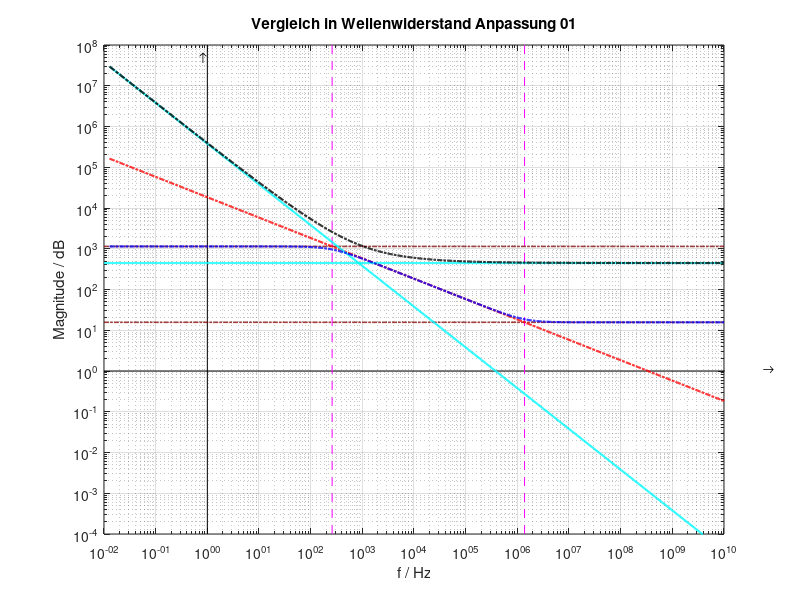

The MATLAB source for this figure: (Note: this script raises an error after producing the figure.)
%%%%%%%%%%%%%%%%%%%%%%%%%%%%%%%%%%%%%%%%%%%%%%%%%%%%%%%%%%%%%

%% Simulation von der Anpassung des Wellenwiderstand 
%% Autor: Huynh Ngoc Tan
%% MABEL Insitut, Hochschule Mannheim, Deutschland

%%%%%%%%%%%%%%%%%%%%%%%%%%%%%%%%%%%%%%%%%%%%%%%%%%%%%%%%%%%%%

clear; close all; clc;

par = @(x,y) (x.*y)./(x+y);
serie = @(x,y) (x+y);

% KONSTANTEN UND PARAMETER WENN FC1 >FL1
R1 = 13e0; % 13 Ohm/km
G1 = 1e-5;
L1 = 1.5e-6; % 1.5uH/km
C1 = 6.12e-9; % 6.12nF/km

Z_lower1=sqrt(L1/C1);
Z_upper1=sqrt(R1/G1);

f_lo = 10e-3; % Unterer Frequenzwert 0.01 Hz
f_hi = 10e9; % Oberer Frequenzwert  10 GHz
f_L1 = 1./(2*pi*L1/R1);
f_C1 = 1./(2*pi*C1/G1); 

% Frequenzachse (don#t touch!!!)
f = logspace(log10(f_lo),log10(f_hi),1000); % Frequenzvektor 

% GLEICHUNG
pC1 = 1./sqrt(i*2*pi*f*(C1/R1)); % lower C

% LOG. KURVENVERLAUF
figure('color','w'); line_width = 1.5;
loglog([1e-2 5e10],[1 1],'k'); hold on;
loglog([1 1],[1e-4 1e8],'k');

Z1 = par(Z_upper1,pC1);
Z1 = serie(Z1,Z_lower1);

% BEDINGUNG
if (Z_upper1 > Z_lower1) 
    loglog(f,Z_upper1*ones(size(f)),'-.','color',[0.49 0 0],'Linewidth',1.1);
    loglog(f,Z_lower1*ones(size(f)),'-.','color',[0.51 0 0],'Linewidth',1.1);
    loglog([f_L1, f_L1],get(gca,'YLim'),'--','color',[0.99 0 1]);
    loglog([f_C1, f_C1],get(gca,'YLim'),'--','color',[0.98 0 1]);
    loglog(f(10:end),abs(pC1(10:end)),'r-.','Linewidth',line_width);
end

%loglog(f(1:end-9),abs(Z1(10:end)),'color',[1 0.5 0],'Linewidth',line_width);
xlabel('f / Hz'); 
set(gca,'FontSize',10);
text(0.625,5e7,' \uparrow','HorizontalAlignment','left','FontSize',10)
text(5e10,1.1,' \rightarrow','HorizontalAlignment','left','FontSize',10)
axis on
grid on

set(gca,'yscale','log') %# to set the y-axis to logarithmic
set(gca,'xscale','log') %# to set the x-axis to logarithmic

xlabel('f / Hz'); 
ylabel ('Magnitude / dB'); 
title('Vergleich in Wellenwiderstand Anpassung 01');

set(gca,'XLim',[f(1) f(end)],'XTick',10.^[log10(f_lo):1:log10(f_hi)],...
        'YLim',sort(ylim));
% --------------------------------------------------------------------
% EIN BEISPIEL 
R3 = 13e0; % 13 Ohm/km
G3 = 1e-5;
L3 = 1.5e-6; % 1.5 uH/km
C3 = 6.12e-9; % 6.12nF/km

% bei Frequenz f = 800Hz
fo = 850; % Anpassung bei f = 800Hz
Z = sqrt(1+(R3/(2*pi*fo*L3)).^2);
Phi = -atan(R3./(2*pi*fo*L3));
a = abs(Z)^0.5*cos(Phi/2);
b = abs(Z)^0.5*abs(sin(Phi/2));

R_L = a*sqrt(L3/C3);
C_L = 1./(2*pi*fo*b*sqrt(L3/C3));
pC_L = 1./(i*2*pi*f*C_L);

f_inter = abs(1./(i*2*pi*C_L*R_L));
f_intersect = sprintf('%d (Hz) between R_L und C_L in HF',f_inter)
f_C_L = abs(C1./(i*2*pi*C_L^2));
f_intersect_C_L = sprintf('%d (Hz) between C_L und C_L **',abs(C1./(i*2*pi*C_L^2)))
f_R_L = abs(1./(i*2*pi*C1*R_L^2));
f_intersect_R_L = sprintf('%d (Hz) between R_L und C_L **',abs(1./(i*2*pi*C1*R_L^2)))

% Gemeinsam Widerstand nach dem Last
if(R_L >= R1)
Z_anpassung = serie(serie(pC_L, pC1),R_L);
elseif (R_L < R1)
Z_anpassung = serie(serie(pC_L, pC1),Z1);
end

loglog(f,R_L*ones(size(f)),'color',[0 0.99 1],'Linewidth',line_width);
loglog(f(10:end),abs(pC_L(10:end)),'color',[0 0.98 1],'Linewidth',line_width);
loglog(f(10:end),abs(Z_anpassung(10:end)),'k-.','Linewidth',1.5);

% Information 
disp(sprintf('-->>-- Geometrische Mittel zwischen f_intersect_C_L and f_intersect_R_L --<<--\n-->>-- passt die Bedingung der Wellenwiderstand-Anpassung --<<--'))
f_geomittel = sqrt(f_C_L.*f_R_L)
% Vergleich mit dem Formel HF und der Method in Bode
Z_phi3(fo) = sqrt(L3/C3).*abs(sqrt(1-i*(R3/(2*pi*L3))/fo));
Z_phi1(fo) = abs(sqrt((R1+i*2*pi*fo*L1)/(G1+i*2*pi*fo*C1)));
Z_phi_1 = sqrt((R1+i*2*pi*f*L1)./(G1+i*2*pi*f*C1));
loglog(f(10:end),abs(Z_phi_1(10:end)),'b-.','Linewidth',line_width);
% --- Suchen den Wert b wenn Anpassung sein ---
format longEng 
for k = 0.001:0.0001:15
R_such = Z_phi1(fo)./k;
C_such = 1./(2*pi*R_such*fo);
if (round(R_such.*C_such, 8) == round((1./(2*pi*fo)),8)) && (round(R_such./C_such,8) == round(Z_phi1(fo)^2*(2*pi*fo),8))
    break
end
end

disp('[k >> R_L >> C_L]')
result = [k R_such C_such]

pC_such = 1./(i*2*pi*f*C_such);
loglog(f,R_such*ones(size(f)),'color',[0 0.61 0],'Linewidth',line_width);
loglog(f(10:end),abs(pC_such(10:end)),'color',[0 0.59 0],'Linewidth',line_width);

if (R1 >= R_such)
    Z2 = serie(serie(pC_such,pC1),Z1);
elseif (R1 < R_such)
    Z2 = serie(serie(pC_such,pC1),R_such);
end
loglog(f(1:end-9),abs(Z2(10:end)),'color',[1 0 0],'Linewidth',line_width);

% Legend für multiple Graphiks
a = findobj('Color',[0 0.61 0]);
b = findobj('Color',[0 0.59 0]);
c = findobj('Color',[1 0 0]);
d = findobj('Color',[0 0.99 1]);
e = findobj('Color',[0 0.98 1]);
f = findobj('Color','k');
h = findobj('Color','b');
v = [a(1) b(1) c(1) d(1) e(1) f(1) h(1)];
legend(v,'R\_such in Bode','C\_such in Bode','Z2','R_L in HF','pC_L in HF','Z\_anpassung in HF','Z\_phi1','location', 'NorthEastOutside','Interpreter', 'none');
%---------------------------------------------------------------
disp('Der Wert von b ist')
 fileID = fopen('b.txt','w');
 fprintf(fileID,'%10s  %11s\n','fo(Hz)','Result(b)');
if true
for fo = 100:5:1e5
Z = sqrt(1+(R3/(2*pi*fo*L3)).^2);
Phi = -atan(R3./(2*pi*fo*L3));
a = abs(Z)^0.5*cos(Phi/2);
R_L = a*sqrt(L3/C3);

Z_phi = abs(sqrt((R1+i*2*pi*fo*L1)./(G1+i*2*pi*fo*C1)));
b = [fo; Z_phi./R_L];
fprintf(fileID,'%10.2f  %12.12f\n',b);

end
end
fclose(fileID);
